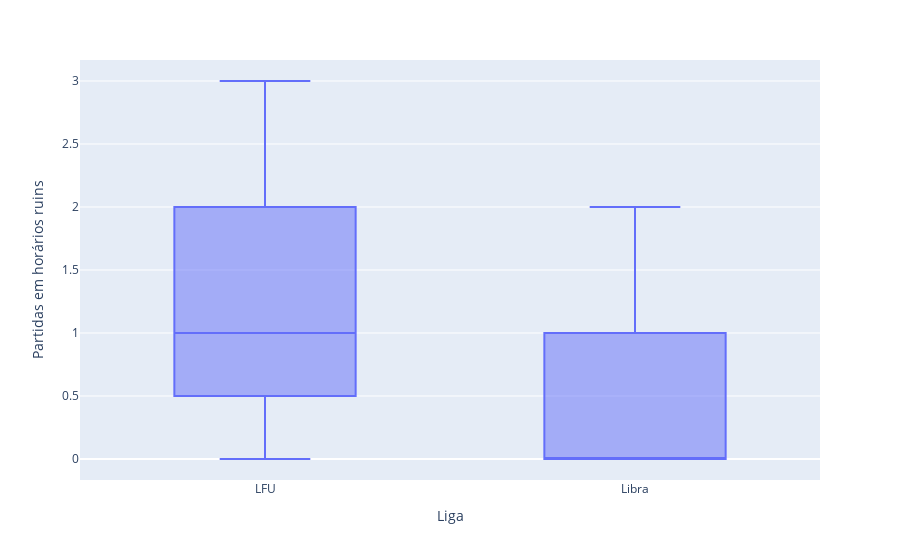

The code cell stored with this chart in its notebook:
### Code cell
fig = px.box(df_agg, x = "Liga", y = "Partidas em horários ruins")
fig.show()

### Figure 1 — Plotly figure (JSON) as saved in the notebook; plotly's stock layout.template omitted (floating-point values rounded to 4 significant figures)
{"data": [{"alignmentgroup": "True", "hovertemplate": "Liga=%{x}<br>Partidas em horários ruins=%{y}<extra></extra>", "legendgroup": "", "marker": {"color": "#636efa"}, "name": "", "notched": false, "offsetgroup": "", "orientation": "v", "showlegend": false, "type": "box", "x": ["LFU", "LFU", "Libra", "LFU", "LFU", "Libra", "Libra", "LFU", "Libra", "LFU", "Libra", "Libra", "LFU", "LFU", "LFU", "LFU", "Libra", "Libra", "LFU", "LFU"], "x0": " ", "xaxis": "x", "y": [1, 0, 0, 2, 0, 0, 1, 1, 0, 3, 2, 0, 0, 1, 2, 3, 1, 0, 1, 2], "y0": " ", "yaxis": "y"}], "layout": {"boxmode": "group", "legend": {"tracegroupgap": 0}, "margin": {"t": 60}, "xaxis": {"anchor": "y", "domain": [0, 1], "title": {"text": "Liga"}}, "yaxis": {"anchor": "x", "domain": [0, 1], "title": {"text": "Partidas em horários ruins"}}}}
